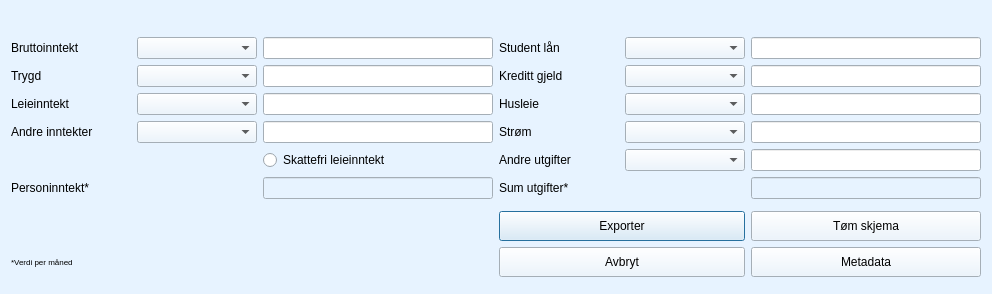
         <widget class="QWidget" name="tab_primarsoker">
          <property name="palette">
           <palette>
            <active>
             <colorrole role="WindowText">
              <brush brushstyle="SolidPattern">
               <color alpha="255">
                <red>0</red>
                <green>0</green>
                <blue>0</blue>
               </color>
              </brush>
             </colorrole>
             <colorrole role="Button">
              <brush brushstyle="SolidPattern">
               <color alpha="255">
                <red>231</red>
                <green>243</green>
                <blue>255</blue>
               </color>
              </brush>
             </colorrole>
             <colorrole role="Light">
              <brush brushstyle="SolidPattern">
               <color alpha="255">
                <red>255</red>
                <green>255</green>
                <blue>255</blue>
               </color>
              </brush>
             </colorrole>
             <colorrole role="Midlight">
              <brush brushstyle="SolidPattern">
               <color alpha="255">
                <red>243</red>
                <green>249</green>
                <blue>255</blue>
               </color>
              </brush>
             </colorrole>
             <colorrole role="Dark">
              <brush brushstyle="SolidPattern">
               <color alpha="255">
                <red>115</red>
                <green>121</green>
                <blue>127</blue>
               </color>
              </brush>
             </colorrole>
             <colorrole role="Mid">
              <brush brushstyle="SolidPattern">
               <color alpha="255">
                <red>154</red>
                <green>162</green>
                <blue>170</blue>
               </color>
              </brush>
             </colorrole>
             <colorrole role="Text">
              <brush brushstyle="SolidPattern">
               <color alpha="255">
                <red>0</red>
                <green>0</green>
                <blue>0</blue>
               </color>
              </brush>
             </colorrole>
             <colorrole role="BrightText">
              <brush brushstyle="SolidPattern">
               <color alpha="255">
                <red>255</red>
                <green>255</green>
                <blue>255</blue>
               </color>
              </brush>
             </colorrole>
             <colorrole role="ButtonText">
              <brush brushstyle="SolidPattern">
               <color alpha="255">
                <red>0</red>
                <green>0</green>
                <blue>0</blue>
               </color>
              </brush>
             </colorrole>
             <colorrole role="Base">
              <brush brushstyle="SolidPattern">
               <color alpha="255">
                <red>255</red>
                <green>255</green>
                <blue>255</blue>
               </color>
              </brush>
             </colorrole>
             <colorrole role="Window">
              <brush brushstyle="SolidPattern">
               <color alpha="255">
                <red>231</red>
                <green>243</green>
                <blue>255</blue>
               </color>
              </brush>
             </colorrole>
             <colorrole role="Shadow">
              <brush brushstyle="SolidPattern">
               <color alpha="255">
                <red>0</red>
                <green>0</green>
                <blue>0</blue>
               </color>
              </brush>
             </colorrole>
             <colorrole role="AlternateBase">
              <brush brushstyle="SolidPattern">
               <color alpha="255">
                <red>243</red>
                <green>249</green>
                <blue>255</blue>
               </color>
              </brush>
             </colorrole>
             <colorrole role="ToolTipBase">
              <brush brushstyle="SolidPattern">
               <color alpha="255">
                <red>255</red>
                <green>255</green>
                <blue>220</blue>
               </color>
              </brush>
             </colorrole>
             <colorrole role="ToolTipText">
              <brush brushstyle="SolidPattern">
               <color alpha="255">
                <red>0</red>
                <green>0</green>
                <blue>0</blue>
               </color>
              </brush>
             </colorrole>
            </active>
            <inactive>
             <colorrole role="WindowText">
              <brush brushstyle="SolidPattern">
               <color alpha="255">
                <red>0</red>
                <green>0</green>
                <blue>0</blue>
               </color>
              </brush>
             </colorrole>
             <colorrole role="Button">
              <brush brushstyle="SolidPattern">
               <color alpha="255">
                <red>231</red>
                <green>243</green>
                <blue>255</blue>
               </color>
              </brush>
             </colorrole>
             <colorrole role="Light">
              <brush brushstyle="SolidPattern">
               <color alpha="255">
                <red>255</red>
                <green>255</green>
                <blue>255</blue>
               </color>
              </brush>
             </colorrole>
             <colorrole role="Midlight">
              <brush brushstyle="SolidPattern">
               <color alpha="255">
                <red>243</red>
                <green>249</green>
                <blue>255</blue>
               </color>
              </brush>
             </colorrole>
             <colorrole role="Dark">
              <brush brushstyle="SolidPattern">
               <color alpha="255">
                <red>115</red>
                <green>121</green>
                <blue>127</blue>
               </color>
              </brush>
             </colorrole>
             <colorrole role="Mid">
              <brush brushstyle="SolidPattern">
               <color alpha="255">
                <red>154</red>
                <green>162</green>
                <blue>170</blue>
               </color>
              </brush>
             </colorrole>
             <colorrole role="Text">
              <brush brushstyle="SolidPattern">
               <color alpha="255">
                <red>0</red>
                <green>0</green>
                <blue>0</blue>
               </color>
              </brush>
             </colorrole>
             <colorrole role="BrightText">
              <brush brushstyle="SolidPattern">
               <color alpha="255">
                <red>255</red>
                <green>255</green>
                <blue>255</blue>
               </color>
              </brush>
             </colorrole>
             <colorrole role="ButtonText">
              <brush brushstyle="SolidPattern">
               <color alpha="255">
                <red>0</red>
                <green>0</green>
                <blue>0</blue>
               </color>
              </brush>
             </colorrole>
             <colorrole role="Base">
              <brush brushstyle="SolidPattern">
               <color alpha="255">
                <red>255</red>
                <green>255</green>
                <blue>255</blue>
               </color>
              </brush>
             </colorrole>
             <colorrole role="Window">
              <brush brushstyle="SolidPattern">
               <color alpha="255">
                <red>231</red>
                <green>243</green>
                <blue>255</blue>
               </color>
              </brush>
             </colorrole>
             <colorrole role="Shadow">
              <brush brushstyle="SolidPattern">
               <color alpha="255">
                <red>0</red>
                <green>0</green>
                <blue>0</blue>
               </color>
              </brush>
             </colorrole>
             <colorrole role="AlternateBase">
              <brush brushstyle="SolidPattern">
               <color alpha="255">
                <red>243</red>
                <green>249</green>
                <blue>255</blue>
               </color>
              </brush>
             </colorrole>
             <colorrole role="ToolTipBase">
              <brush brushstyle="SolidPattern">
               <color alpha="255">
                <red>255</red>
                <green>255</green>
                <blue>220</blue>
               </color>
              </brush>
             </colorrole>
             <colorrole role="ToolTipText">
              <brush brushstyle="SolidPattern">
               <color alpha="255">
                <red>0</red>
                <green>0</green>
                <blue>0</blue>
               </color>
              </brush>
             </colorrole>
            </inactive>
            <disabled>
             <colorrole role="WindowText">
              <brush brushstyle="SolidPattern">
               <color alpha="255">
                <red>115</red>
                <green>121</green>
                <blue>127</blue>
               </color>
              </brush>
             </colorrole>
             <colorrole role="Button">
              <brush brushstyle="SolidPattern">
               <color alpha="255">
                <red>231</red>
                <green>243</green>
                <blue>255</blue>
               </color>
              </brush>
             </colorrole>
             <colorrole role="Light">
              <brush brushstyle="SolidPattern">
               <color alpha="255">
                <red>255</red>
                <green>255</green>
                <blue>255</blue>
               </color>
              </brush>
             </colorrole>
             <colorrole role="Midlight">
              <brush brushstyle="SolidPattern">
               <color alpha="255">
                <red>243</red>
                <green>249</green>
                <blue>255</blue>
               </color>
              </brush>
             </colorrole>
             <colorrole role="Dark">
              <brush brushstyle="SolidPattern">
               <color alpha="255">
                <red>115</red>
                <green>121</green>
                <blue>127</blue>
               </color>
              </brush>
             </colorrole>
             <colorrole role="Mid">
              <brush brushstyle="SolidPattern">
               <color alpha="255">
                <red>154</red>
                <green>162</green>
                <blue>170</blue>
               </color>
              </brush>
             </colorrole>
             <colorrole role="Text">
              <brush brushstyle="SolidPattern">
               <color alpha="255">
                <red>115</red>
                <green>121</green>
                <blue>127</blue>
               </color>
              </brush>
             </colorrole>
             <colorrole role="BrightText">
              <brush brushstyle="SolidPattern">
               <color alpha="255">
                <red>255</red>
                <green>255</green>
                <blue>255</blue>
               </color>
              </brush>
             </colorrole>
             <colorrole role="ButtonText">
              <brush brushstyle="SolidPattern">
               <color alpha="255">
                <red>115</red>
                <green>121</green>
                <blue>127</blue>
               </color>
              </brush>
             </colorrole>
             <colorrole role="Base">
              <brush brushstyle="SolidPattern">
               <color alpha="255">
                <red>231</red>
                <green>243</green>
                <blue>255</blue>
               </color>
              </brush>
             </colorrole>
             <colorrole role="Window">
              <brush brushstyle="SolidPattern">
               <color alpha="255">
                <red>231</red>
                <green>243</green>
                <blue>255</blue>
               </color>
              </brush>
             </colorrole>
             <colorrole role="Shadow">
              <brush brushstyle="SolidPattern">
               <color alpha="255">
                <red>0</red>
                <green>0</green>
                <blue>0</blue>
               </color>
              </brush>
             </colorrole>
             <colorrole role="AlternateBase">
              <brush brushstyle="SolidPattern">
               <color alpha="255">
                <red>231</red>
                <green>243</green>
                <blue>255</blue>
               </color>
              </brush>
             </colorrole>
             <colorrole role="ToolTipBase">
              <brush brushstyle="SolidPattern">
               <color alpha="255">
                <red>255</red>
                <green>255</green>
                <blue>220</blue>
               </color>
              </brush>
             </colorrole>
             <colorrole role="ToolTipText">
              <brush brushstyle="SolidPattern">
               <color alpha="255">
                <red>0</red>
                <green>0</green>
                <blue>0</blue>
               </color>
              </brush>
             </colorrole>
            </disabled>
           </palette>
          </property>
          <attribute name="title">
           <string>Primærsøker</string>
          </attribute>
          <layout class="QGridLayout" name="gridLayout_7">
           <item row="0" column="0" colspan="6">
            <widget class="QFrame" name="frame_budget_whitespace_3">
             <property name="sizePolicy">
              <sizepolicy hsizetype="Preferred" vsizetype="Fixed">
               <horstretch>0</horstretch>
               <verstretch>0</verstretch>
              </sizepolicy>
             </property>
             <property name="minimumSize">
              <size>
               <width>0</width>
               <height>20</height>
              </size>
             </property>
             <property name="frameShape">
              <enum>QFrame::NoFrame</enum>
             </property>
             <property name="frameShadow">
              <enum>QFrame::Raised</enum>
             </property>
            </widget>
           </item>
           <item row="11" column="0" colspan="6">
            <widget class="QFrame" name="frame_budget_whitespace_2">
             <property name="sizePolicy">
              <sizepolicy hsizetype="Preferred" vsizetype="Expanding">
               <horstretch>0</horstretch>
               <verstretch>0</verstretch>
              </sizepolicy>
             </property>
             <property name="minimumSize">
              <size>
               <width>0</width>
               <height>0</height>
              </size>
             </property>
             <property name="frameShape">
              <enum>QFrame::NoFrame</enum>
             </property>
             <property name="frameShadow">
              <enum>QFrame::Raised</enum>
             </property>
            </widget>
           </item>
           <item row="3" column="4">
            <widget class="QComboBox" name="combo_box_interval_7"/>
           </item>
           <item row="4" column="0">
            <widget class="QLabel" name="label_andre_inntekter_1">
             <property name="text">
              <string>Andre inntekter</string>
             </property>
            </widget>
           </item>
           <item row="5" column="3">
            <widget class="QLabel" name="label_andre_utgifter_1">
             <property name="text">
              <string>Andre utgifter</string>
             </property>
             <property name="buddy">
              <cstring>line_edit_andre_utgifter_1</cstring>
             </property>
            </widget>
           </item>
           <item row="3" column="0">
            <widget class="QLabel" name="label_leieinntekt_1">
             <property name="text">
              <string>Leieinntekt</string>
             </property>
             <property name="buddy">
              <cstring>line_edit_leieinntekt_1</cstring>
             </property>
            </widget>
           </item>
           <item row="5" column="4">
            <widget class="QComboBox" name="combo_box_interval_9"/>
           </item>
           <item row="6" column="0">
            <widget class="QLabel" name="label_personinntekt_1">
             <property name="text">
              <string>Personinntekt*</string>
             </property>
            </widget>
           </item>
           <item row="6" column="2">
            <widget class="QLineEdit" name="line_edit_personinntekt_1">
             <property name="enabled">
              <bool>false</bool>
             </property>
            </widget>
           </item>
           <item row="9" column="3" colspan="2">
            <widget class="QPushButton" name="push_button_exporter_1">
             <property name="minimumSize">
              <size>
               <width>0</width>
               <height>30</height>
              </size>
             </property>
             <property name="focusPolicy">
              <enum>Qt::TabFocus</enum>
             </property>
             <property name="text">
              <string>Exporter</string>
             </property>
             <property name="icon">
              <iconset resource="../../images/img.qrc">
               <normaloff>:/img/export.svg</normaloff>:/img/export.svg</iconset>
             </property>
             <property name="default">
              <bool>true</bool>
             </property>
            </widget>
           </item>
           <item row="6" column="3">
            <widget class="QLabel" name="label_total_person_utgifter_1">
             <property name="text">
              <string>Sum utgifter*</string>
             </property>
            </widget>
           </item>
           <item row="3" column="5">
            <widget class="QLineEdit" name="line_edit_husleie_1">
             <property name="clearButtonEnabled">
              <bool>true</bool>
             </property>
            </widget>
           </item>
           <item row="1" column="0">
            <widget class="QLabel" name="label_brutto_inntekter_1">
             <property name="minimumSize">
              <size>
               <width>120</width>
               <height>0</height>
              </size>
             </property>
             <property name="text">
              <string>Bruttoinntekt</string>
             </property>
             <property name="buddy">
              <cstring>line_edit_brutto_inntekt_1</cstring>
             </property>
            </widget>
           </item>
           <item row="1" column="2">
            <widget class="QLineEdit" name="line_edit_brutto_inntekt_1">
             <property name="minimumSize">
              <size>
               <width>230</width>
               <height>0</height>
              </size>
             </property>
             <property name="clearButtonEnabled">
              <bool>true</bool>
             </property>
            </widget>
           </item>
           <item row="2" column="0">
            <widget class="QLabel" name="label_trygde_inntekt_1">
             <property name="text">
              <string>Trygd</string>
             </property>
             <property name="buddy">
              <cstring>line_edit_trygde_inntekt_1</cstring>
             </property>
            </widget>
           </item>
           <item row="2" column="2">
            <widget class="QLineEdit" name="line_edit_trygde_inntekt_1">
             <property name="clearButtonEnabled">
              <bool>true</bool>
             </property>
            </widget>
           </item>
           <item row="1" column="1">
            <widget class="QComboBox" name="combo_box_interval_1">
             <property name="minimumSize">
              <size>
               <width>120</width>
               <height>0</height>
              </size>
             </property>
            </widget>
           </item>
           <item row="1" column="4">
            <widget class="QComboBox" name="combo_box_interval_5">
             <property name="minimumSize">
              <size>
               <width>120</width>
               <height>0</height>
              </size>
             </property>
            </widget>
           </item>
           <item row="2" column="4">
            <widget class="QComboBox" name="combo_box_interval_6"/>
           </item>
           <item row="2" column="3">
            <widget class="QLabel" name="label_kreditt_gjeld_1">
             <property name="text">
              <string>Kreditt gjeld</string>
             </property>
             <property name="buddy">
              <cstring>line_edit_kreditt_gjeld_1</cstring>
             </property>
            </widget>
           </item>
           <item row="1" column="3">
            <widget class="QLabel" name="label_student_lan_1">
             <property name="minimumSize">
              <size>
               <width>120</width>
               <height>0</height>
              </size>
             </property>
             <property name="text">
              <string>Student lån</string>
             </property>
             <property name="buddy">
              <cstring>line_edit_student_lan_1</cstring>
             </property>
            </widget>
           </item>
           <item row="2" column="1">
            <widget class="QComboBox" name="combo_box_interval_2"/>
           </item>
           <item row="1" column="5">
            <widget class="QLineEdit" name="line_edit_student_lan_1">
             <property name="minimumSize">
              <size>
               <width>230</width>
               <height>0</height>
              </size>
             </property>
             <property name="clearButtonEnabled">
              <bool>true</bool>
             </property>
            </widget>
           </item>
           <item row="3" column="3">
            <widget class="QLabel" name="label_husleie_1">
             <property name="text">
              <string>Husleie</string>
             </property>
             <property name="buddy">
              <cstring>line_edit_husleie_1</cstring>
             </property>
            </widget>
           </item>
           <item row="2" column="5">
            <widget class="QLineEdit" name="line_edit_kreditt_gjeld_1">
             <property name="clearButtonEnabled">
              <bool>true</bool>
             </property>
            </widget>
           </item>
           <item row="10" column="5">
            <widget class="QPushButton" name="push_button_budget_meta_data_1">
             <property name="minimumSize">
              <size>
               <width>0</width>
               <height>30</height>
              </size>
             </property>
             <property name="focusPolicy">
              <enum>Qt::TabFocus</enum>
             </property>
             <property name="text">
              <string>Metadata</string>
             </property>
             <property name="icon">
              <iconset resource="../../images/img.qrc">
               <normaloff>:/img/meta.svg</normaloff>:/img/meta.svg</iconset>
             </property>
            </widget>
           </item>
           <item row="9" column="5">
            <widget class="QPushButton" name="push_button_tom_skjema_1">
             <property name="minimumSize">
              <size>
               <width>0</width>
               <height>30</height>
              </size>
             </property>
             <property name="focusPolicy">
              <enum>Qt::TabFocus</enum>
             </property>
             <property name="text">
              <string>Tøm skjema</string>
             </property>
             <property name="icon">
              <iconset resource="../../images/img.qrc">
               <normaloff>:/img/erase.svg</normaloff>:/img/erase.svg</iconset>
             </property>
            </widget>
           </item>
           <item row="5" column="5">
            <widget class="QLineEdit" name="line_edit_andre_utgifter_1">
             <property name="clearButtonEnabled">
              <bool>true</bool>
             </property>
            </widget>
           </item>
           <item row="3" column="1">
            <widget class="QComboBox" name="combo_box_interval_3"/>
           </item>
           <item row="10" column="3" colspan="2">
            <widget class="QPushButton" name="push_button_avbryt_1">
             <property name="minimumSize">
              <size>
               <width>0</width>
               <height>30</height>
              </size>
             </property>
             <property name="focusPolicy">
              <enum>Qt::TabFocus</enum>
             </property>
             <property name="text">
              <string>Avbryt</string>
             </property>
             <property name="icon">
              <iconset resource="../../images/img.qrc">
               <normaloff>:/img/cancel.svg</normaloff>:/img/cancel.svg</iconset>
             </property>
            </widget>
           </item>
           <item row="5" column="2">
            <widget class="QRadioButton" name="radio_button_skattefrie_inntekt_1">
             <property name="text">
              <string>Skattefri leieinntekt</string>
             </property>
            </widget>
           </item>
           <item row="4" column="3">
            <widget class="QLabel" name="label_strom_1">
             <property name="text">
              <string>Strøm</string>
             </property>
             <property name="buddy">
              <cstring>line_edit_strom_1</cstring>
             </property>
            </widget>
           </item>
           <item row="6" column="5">
            <widget class="QLineEdit" name="line_edit_sum_utgifter_1">
             <property name="enabled">
              <bool>false</bool>
             </property>
            </widget>
           </item>
           <item row="4" column="1">
            <widget class="QComboBox" name="combo_box_interval_4"/>
           </item>
           <item row="3" column="2">
            <widget class="QLineEdit" name="line_edit_leieinntekt_1">
             <property name="clearButtonEnabled">
              <bool>true</bool>
             </property>
            </widget>
           </item>
           <item row="4" column="4">
            <widget class="QComboBox" name="combo_box_interval_8"/>
           </item>
           <item row="4" column="5">
            <widget class="QLineEdit" name="line_edit_strom_1">
             <property name="clearButtonEnabled">
              <bool>true</bool>
             </property>
            </widget>
           </item>
           <item row="4" column="2">
            <widget class="QLineEdit" name="line_edit_andre_inntekter_1">
             <property name="clearButtonEnabled">
              <bool>true</bool>
             </property>
            </widget>
           </item>
           <item row="8" column="0">
            <widget class="QFrame" name="frame_budget_whitespace_1">
             <property name="frameShape">
              <enum>QFrame::StyledPanel</enum>
             </property>
             <property name="frameShadow">
              <enum>QFrame::Raised</enum>
             </property>
            </widget>
           </item>
           <item row="10" column="0">
            <widget class="QLabel" name="label_note_1">
             <property name="sizePolicy">
              <sizepolicy hsizetype="Fixed" vsizetype="Fixed">
               <horstretch>0</horstretch>
               <verstretch>0</verstretch>
              </sizepolicy>
             </property>
             <property name="font">
              <font>
               <pointsize>6</pointsize>
              </font>
             </property>
             <property name="text">
              <string>*Verdi per måned</string>
             </property>
            </widget>
           </item>
          </layout>
         </widget>
